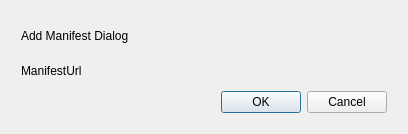
<?xml version="1.0" encoding="UTF-8"?>
<ui version="4.0">
 <class>urlModalContainer</class>
 <widget class="QWidget" name="urlModalContainer">
  <property name="geometry">
   <rect>
    <x>0</x>
    <y>0</y>
    <width>408</width>
    <height>134</height>
   </rect>
  </property>
  <property name="sizePolicy">
   <sizepolicy hsizetype="Expanding" vsizetype="Expanding">
    <horstretch>0</horstretch>
    <verstretch>0</verstretch>
   </sizepolicy>
  </property>
  <property name="windowTitle">
   <string>Form</string>
  </property>
  <layout class="QVBoxLayout" name="verticalLayout">
   <item alignment="Qt::AlignHCenter">
    <widget class="QWidget" name="urlModal" native="true">
     <property name="minimumSize">
      <size>
       <width>384</width>
       <height>110</height>
      </size>
     </property>
     <property name="maximumSize">
      <size>
       <width>9999</width>
       <height>110</height>
      </size>
     </property>
     <layout class="QVBoxLayout" name="verticalLayout_2">
      <item>
       <widget class="QLabel" name="urlTitle">
        <property name="text">
         <string>Add Manifest Dialog</string>
        </property>
       </widget>
      </item>
      <item>
       <widget class="QLabel" name="urlText">
        <property name="text">
         <string>ManifestUrl</string>
        </property>
       </widget>
      </item>
      <item>
       <widget class="QDialogButtonBox" name="urlDialog">
        <property name="standardButtons">
         <set>QDialogButtonBox::Cancel|QDialogButtonBox::Ok</set>
        </property>
       </widget>
      </item>
     </layout>
    </widget>
   </item>
  </layout>
 </widget>
 <resources/>
 <connections/>
</ui>
